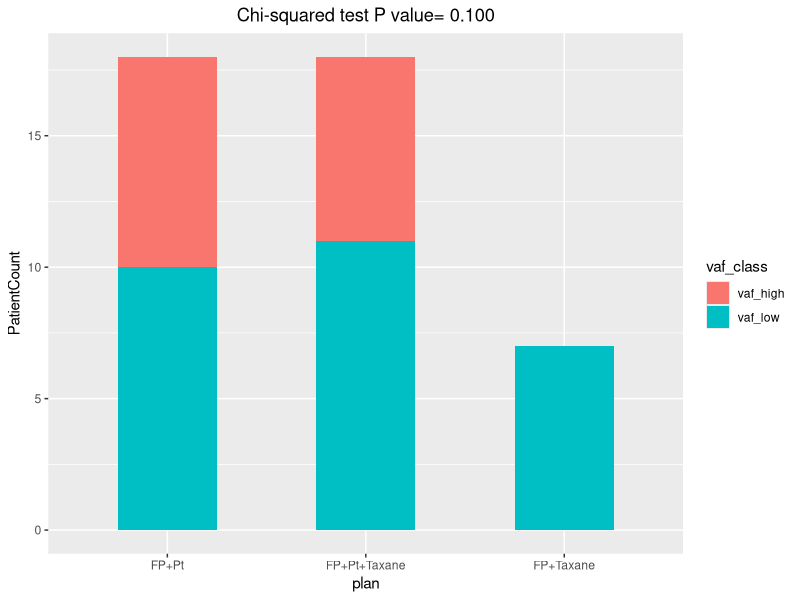

This figure's R source:

rm(list=ls())


library(tidyverse)

chi2table = read.table('sup.fig5d.chi2table.txt', header=TRUE, row.names=1)
chisq = chisq.test(chi2table)
pvalue = chisq$p.value

mat = read.table('sup.fig5d.plan-vaf-class-count.txt', header=TRUE)

p <-  ggplot(mat, aes(x=plan, y=PatientCount, fill=vaf_class)) + 
  geom_bar(stat='identity', width=0.5) +
  ggtitle(sprintf('Chi-squared test P value= %.3f', pvalue)) +
  theme(plot.title = element_text(hjust = 0.5))

#pdf('./d.chi2-test.pdf', width = 5, height=4)
print(p)
#dev.off()
print(chisq)
